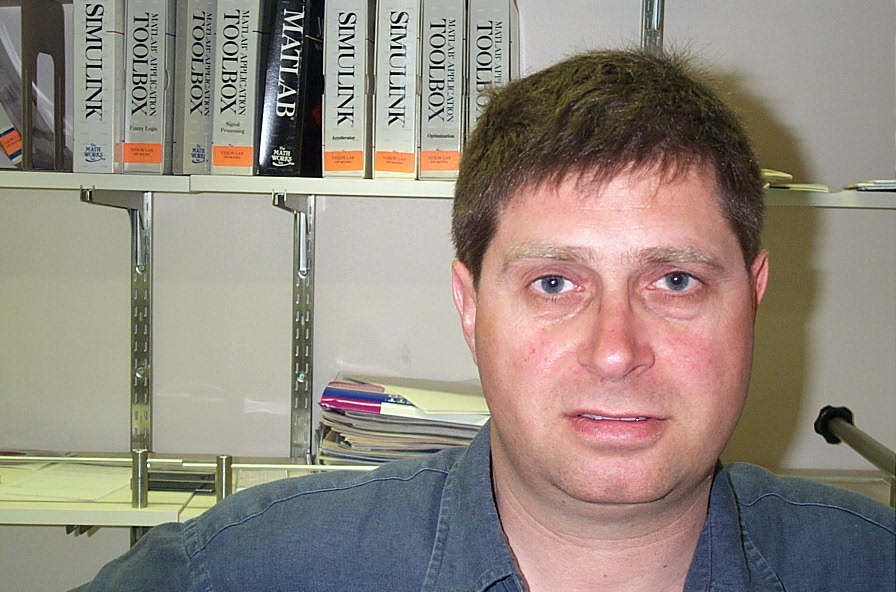
#> input picture biasa.jpg, 896 x 592 px, found by its file name
$ python ujicoba.py   (older library calls are emulated)
#> lines starting #> are read from the running program, lines starting #| are printed output that depends on the picture; after the words box and inside, x2 and y2 are one past the last pixel; in counts of white or black regions, pixels touching at a corner belong together
import cv2
import timeit
import numpy
import traceback

from scipy import sqrt, pi, arctan2
from skimage.feature import hog
from skimage.exposure import rescale_intensity

def preProcessing(image):
    # Grayscale
    gray_image = cv2.cvtColor(image, cv2.COLOR_BGR2GRAY)

    # Haar Feature & Crop
    face_cascade = cv2.CascadeClassifier('Haar Classifier XML/haarcascade_frontalface_default.xml')
    faces = face_cascade.detectMultiScale(image, 1.3, 5)

    for (x, y, w, h) in faces:
        global roi_gray
        cv2.rectangle(image, (x, y), (x + w, y + h), (255, 0, 0), 2)
        roi_gray = gray_image[y:y + h, x:x + w]

    # Resize
    new_w, new_h = 64,128
    resize_image = cv2.resize(roi_gray, (new_w, new_h))
    print (resize_image.shape)
    return resize_image

def HOGPython(image) :
    hog_desc, hog_image = hog(image, orientations=9, pixels_per_cell=(8, 8),
                              cells_per_block=(2, 2), block_norm='L2',visualise=True)
    return hog_desc,hog_image

def HOGBikin(image) :
    # Read image
    try :
        visualise = True
        image = numpy.atleast_2d(image)
        height,width = image.shape

        gx = numpy.zeros(image.shape)
        gy = numpy.zeros(image.shape)

        #robert
        #gx[:, :-1] = numpy.diff(image, n=1, axis=1)
        #gy[:-1, :] = numpy.diff(image, n=1, axis=0)

        #prewitt
        #for i in range(height):  # 128
        #    for j in range(width):  # 64
        #        if (i == 0) or (i == height - 1):
        #            gy[i, j] = 0
        #        else:
        #            gy[i, j] = image[(i + 1), j] - image[(i - 1), j]

        #for i in range(height):  # 128
        #    for j in range(width):  # 64
        #        if (j == 0) or (j == width - 1):
        #            gx[i, j] = 0
        #        else:
        #            gx[i, j] = image[i, (j + 1)] - image[i, (j - 1)]

        #magnitude = sqrt(gx ** 2 + gy ** 2)
        #angle = arctan2(gy, (gx + 1e-15)) * (180 / pi)


        #sobel
        gx = cv2.Sobel(image, cv2.CV_32F, 1, 0, ksize=5)
        gy = cv2.Sobel(image, cv2.CV_32F, 0, 1, ksize=5)

        magnitude, angle = cv2.cartToPolar(gx, gy, angleInDegrees=True)

        cell_size = 8
        block_size = 2
        orientations = 9
        sx, sy = image.shape
        cx, cy = (cell_size,cell_size)
        bx, by = (block_size,block_size)

        n_cellsx = int(numpy.floor(sx // cx))  # number of cells in x
        n_cellsy = int(numpy.floor(sy // cy))  # number of cells in y
        # compute orientations integral images
        orientation_histogram = numpy.zeros((n_cellsx, n_cellsy, orientations))
        temp_angle = numpy.zeros(shape=(sx,sy))
        temp_mag = numpy.zeros(shape=(sx,sy))
        for i in range(n_cellsx) : #baris
            for j in range (n_cellsy) : #kolom

                for o in range(orientations):
                    temp_bins = 0
                    for ii in range(i* cell_size,(i+1)*cell_size):
                        for jj in range(j * cell_size, (j + 1) * cell_size):
                            temp_angle[ii,jj] = numpy.where(angle[ii,jj] < 180 / orientations * (o + 1),
                                                angle[ii,jj], 0)
                            temp_angle[ii,jj] = numpy.where(angle[ii,jj] >= 180 / orientations * o,
                                                temp_angle[ii,jj], 0)
                            # select magnitudes for those orientations
                            cond2 = temp_angle[ii,jj] > 0
                            temp_mag[ii,jj] = numpy.where(cond2, magnitude[ii,jj], 0)
                            temp_bins += temp_mag[ii,jj]
                    # [4 lines of commented-out code are left out]
                    orientation_histogram[i, j, o] = temp_bins
                    #print(orientation_histogram[i, j, o])

        hog_image = None

        if visualise:
            from skimage import draw

            radius = min(cx, cy) // 2 - 1
            orientations_arr = numpy.arange(orientations)
            # set dr_arr, dc_arr to correspond to midpoints of orientation bins
            orientation_bin_midpoints = (
                    numpy.pi * (orientations_arr + .5) / orientations)
            dr_arr = radius * numpy.sin(orientation_bin_midpoints)
            dc_arr = radius * numpy.cos(orientation_bin_midpoints)
            hog_image = numpy.zeros((sx, sy), dtype=float)
            for r in range(n_cellsx):
                for c in range(n_cellsy):
                    for o, dr, dc in zip(orientations_arr, dr_arr, dc_arr):
                        centre = tuple([r * cx + cx // 2,
                                        c * cy + cy // 2])
                        rr, cc = draw.line(int(centre[0] - dc),
                                           int(centre[1] + dr),
                                           int(centre[0] + dc),
                                           int(centre[1] - dr))
                        hog_image[rr, cc] += orientation_histogram[r, c, o]


        n_blocksx = (n_cellsx - bx) + 1
        n_blocksy = (n_cellsy - by) + 1
        normalised_blocks = numpy.zeros((n_blocksx, n_blocksy,
                                      bx, by, orientations))

        for x in range(n_blocksx):
            for y in range(n_blocksy):
                block = orientation_histogram[x:(x + bx), y:(y + by), :]
                #print(block.shape)
                eps = 1e-5
                normalised_blocks[x, y, :] = block / numpy.sqrt(numpy.sum(block ** 2) + eps ** 2)


        if visualise:
            return normalised_blocks.ravel(), hog_image
        else:
            return normalised_blocks.ravel()
    except :
        print(traceback.format_exc())
        pass


image = cv2.imread('D:\\adhikagunadarma\\Kuliah\\TA\\TA\\Python\\skripsi-face-recognition\\PyCharm\\biasa.jpg')
#> image is the input picture: shape (592, 896, 3); mean B, G, R 127.6, 137.2, 147.2
print(image.shape)
#| (592, 896, 3)
resize = preProcessing(image)
#> in preProcessing, `gray_image = cv2.cvtColor(image, cv2.COLOR_BGR2GRAY)`:
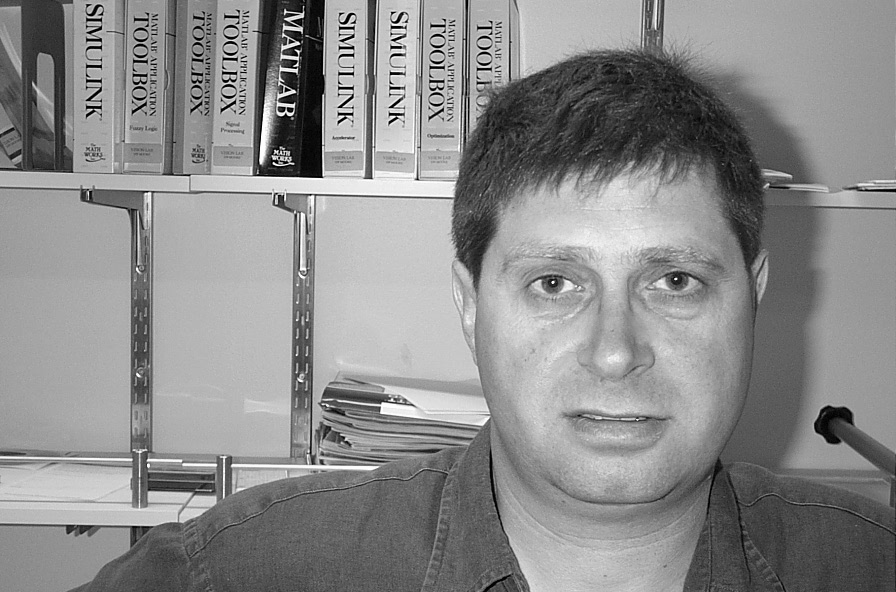
#> gray_image: shape (592, 896); min 0, max 255, mean 139.1
#> in preProcessing, `faces = face_cascade.detectMultiScale(image, 1.3, 5)`: faces = [[448, 157, 336, 336]]
#> the loop in preProcessing, `for (x, y, w, h) in faces:` made 1 pass
#> after the loop in preProcessing, `for (x, y, w, h) in faces:`:
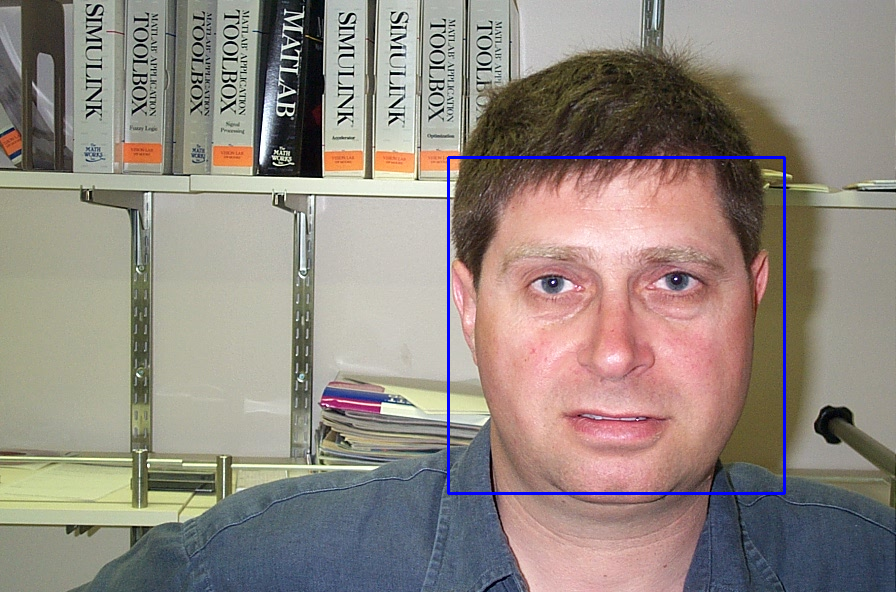
#> image: shape (592, 896, 3); 0.76% of pixels changed, all inside (x1, y1, x2, y2) = (447, 156, 786, 495)
#> in preProcessing, `resize_image = cv2.resize(roi_gray, (new_w, new_h))`:
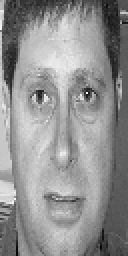
#> resize_image: shape (128, 64) (shown 2 times larger); min 5, max 247, mean 145.2
#| (128, 64)

#cv2.imshow("preprocess",resize)
tic = timeit.default_timer()
hog_feature,hog_image = HOGPython(resize)
#> in HOGPython, `hog_desc, hog_image = hog(image, orientations=9, pixels_per_cell=(8, 8..`: hog_desc = 3780 values, max 0.783 at index 719, min 0 at index 463, mean 0.117
#> hog_feature has the same summary as hog_desc in HOGPython
hog_aing,hog_image_aing = HOGBikin(resize)
#> in HOGBikin, `magnitude, angle = cv2.cartToPolar(gx, gy, angleInDegrees=True)`:
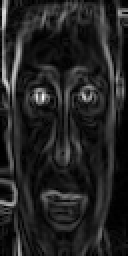
#> magnitude: shape (128, 64) float32 (shown 2 times larger); min 0, max 8076.3, mean 1118; drawn with min black and max white
#> in HOGBikin, `magnitude, angle = cv2.cartToPolar(gx, gy, angleInDegrees=True)`:
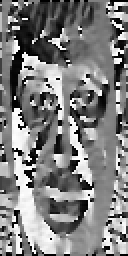
#> angle: shape (128, 64) float32 (shown 2 times larger); min 0, max 360, mean 180.4; drawn with min black and max white
#> after the loop in HOGBikin, `for r in range(n_cellsx):`:
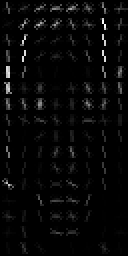
#> hog_image: shape (128, 64) float64 (shown 2 times larger); min 0, max 117244.3, mean 3515.5; drawn with min black and max white
#> hog_aing = 3780 values, max 0.996 at index 2996, min 0 at index 0, mean 0.085
toc = timeit.default_timer()
print(toc-tic)
# [7 lines of commented-out code are left out]

print("---------------------")
print("Hog-aing image= ",hog_image_aing.shape)
#| Hog-aing image=  (128, 64)
print(hog_image_aing)
#> (printed output is left out)
print("Hog-feature image = ",hog_image.shape)
#| Hog-feature image =  (128, 64)
print(hog_image)
#> (printed output is left out)

hog_image = cv2.resize(hog_image, (300, 600))
#> hog_image: shape (600, 300) float64
cv2.imshow("HOG Image before", hog_image)
hog_image_aing = cv2.resize(hog_image_aing, (300, 600))
cv2.imshow("HOG Image Aing before", hog_image_aing)
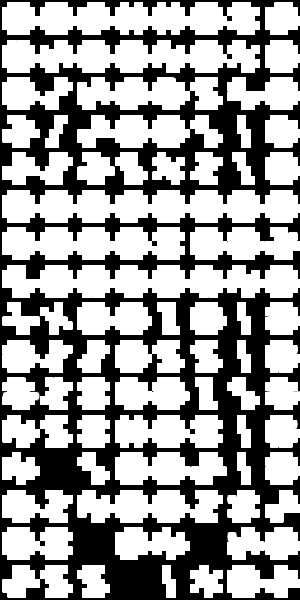
#> window 'HOG Image Aing before': shape (600, 300); min 0, max 255, mean 154.7

hogImage = rescale_intensity(hog_image, out_range=(0, 255))
hogImage = hogImage.astype("uint8")

hogImageAing = rescale_intensity(hog_image_aing, out_range=(0, 255))
hogImageAing = hogImageAing.astype("uint8")


hogImage = cv2.resize(hogImage, (300, 600))
cv2.imshow("HOG Image", hogImage)

hogImageAing = cv2.resize(hogImageAing, (300, 600))
cv2.imshow("HOG Image Aing", hogImageAing)


cv2.waitKey(0)                 # Waits forever for user to press any key
cv2.destroyAllWindows()        # Closes displayed windows
